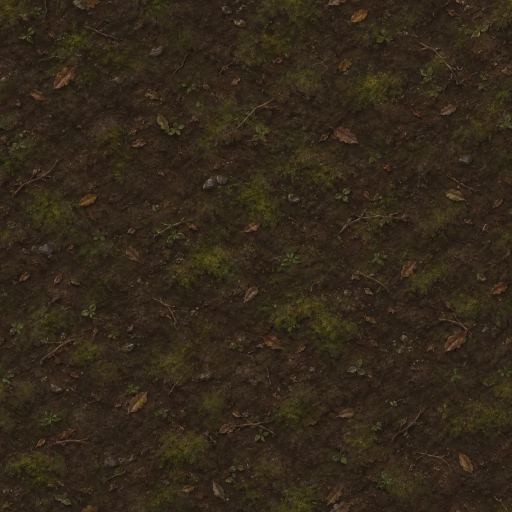
#> input picture apps/client/src/assets/suelos/jungla.webp, 1024 x 1024 px (shown at 1/2 size)
$ python historia-escena.py ../apps/client/src/assets/suelos/jungla.webp ../apps/client/src/assets/suelos/musgo.webp
#> lines starting #> are read from the running program, lines starting #| are printed output that depends on the picture
#!/usr/bin/env python3
"""Prepara una ilustración de la Historia para el juego.

Recorta al centro a 3:2, la deja en 1280×853, le pone el mismo grano y la misma viñeta que a
las demás y la guarda como webp de menos de 150 KB en `apps/client/public/historia/escenas`.

Uso: python3 scripts/historia-escena.py <original.png> <nombre>   (ej.: 21-plaza-duelo)
"""

import io
import sys
from pathlib import Path

import numpy as np
from PIL import Image

ROOT = Path(__file__).resolve().parent.parent
OUT_DIR = ROOT / "apps/client/public/historia/escenas"
SIZE = (1280, 853)
MAX_BYTES = 150_000
# Fijo, para que el grano sea el mismo cada vez que se rehace una imagen.
SEED = 7


def crop_3x2(img: Image.Image) -> Image.Image:
    w, h = img.size
#> w = 1024; h = 1024
    target = 3 / 2
    if w / h > target:
        nw = round(h * target)
        left = (w - nw) // 2
        return img.crop((left, 0, left + nw, h))
    nh = round(w / target)
#> nh = 683
    top = (h - nh) // 2
#> top = 170
    return img.crop((0, top, w, top + nh))
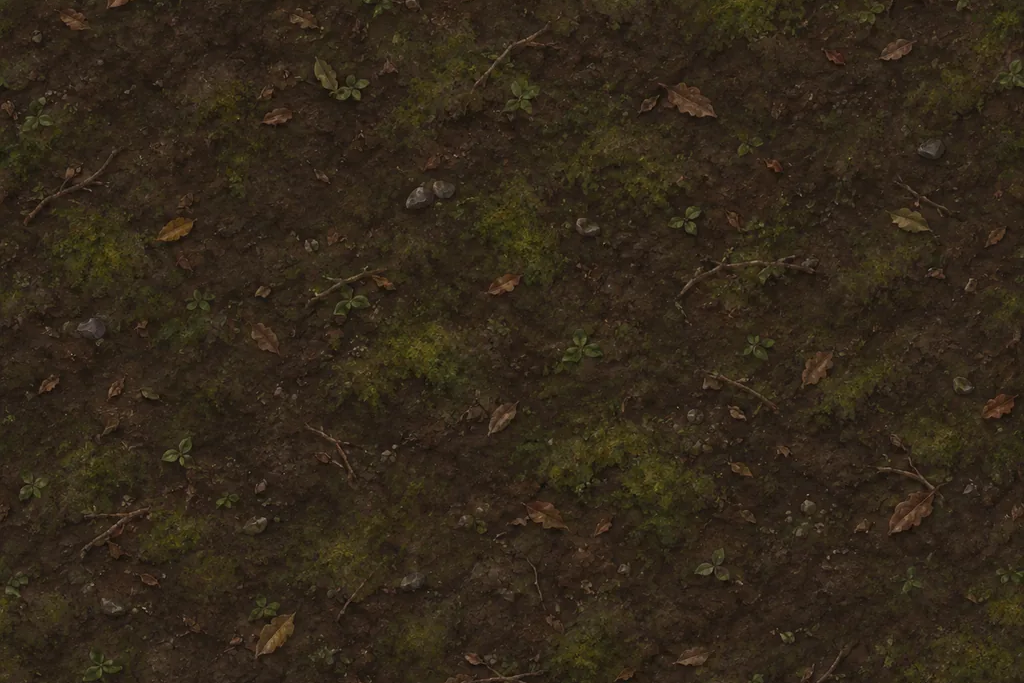
#> returned value: PIL image 1024x683 RGB; mean R, G, B 50.5, 39.7, 25.5


def finish(img: Image.Image) -> Image.Image:
    arr = np.asarray(img, dtype=np.float32) / 255.0
    h, w, _ = arr.shape
#> h = 853; w = 1280
    # Viñeta suave: los bordes bajan hasta un 28 %, y el tercio inferior un poco más oscuro.
    y, x = np.mgrid[0:h, 0:w]
    dx = (x - w / 2) / (w / 2)
    dy = (y - h / 2) / (h / 2)
    dist = np.sqrt(dx**2 * 0.8 + dy**2)
    vignette = 1 - 0.28 * np.clip((dist - 0.45) / 0.85, 0, 1) ** 1.6
    bottom = 1 - 0.12 * np.clip((y / h - 0.66) / 0.34, 0, 1)
    arr *= (vignette * bottom)[..., None]
    # Grano de lienzo, monocromo y fino.
    rng = np.random.default_rng(SEED)
    grain = rng.normal(0, 0.018, (h, w))[..., None]
    arr = np.clip(arr + grain, 0, 1)
    return Image.fromarray((arr * 255).astype(np.uint8))
#> returned value: PIL image 1280x853 RGB


def save_webp(img: Image.Image, path: Path) -> int:
    for quality in range(82, 40, -4):
        buf = io.BytesIO()
        img.save(buf, "WEBP", quality=quality, method=6)
        if buf.tell() <= MAX_BYTES:
            path.write_bytes(buf.getvalue())
            return buf.tell()
#> this loop made 2 passes
#> quality on passes 1 to 2: 82, 78
    raise SystemExit(f"{path.name}: no baja de 150 KB")


def main() -> None:
    if len(sys.argv) != 3:
        raise SystemExit(__doc__)
    src, name = Path(sys.argv[1]), sys.argv[2]
    img = crop_3x2(Image.open(src).convert("RGB")).resize(SIZE, Image.LANCZOS)
    size = save_webp(finish(img), OUT_DIR / f"{name}.webp")
#> size = 127856
    print(f"{name}.webp  {size // 1000} KB")
#| ../apps/client/src/assets/suelos/musgo.webp.webp  127 KB


if __name__ == "__main__":
    main()
